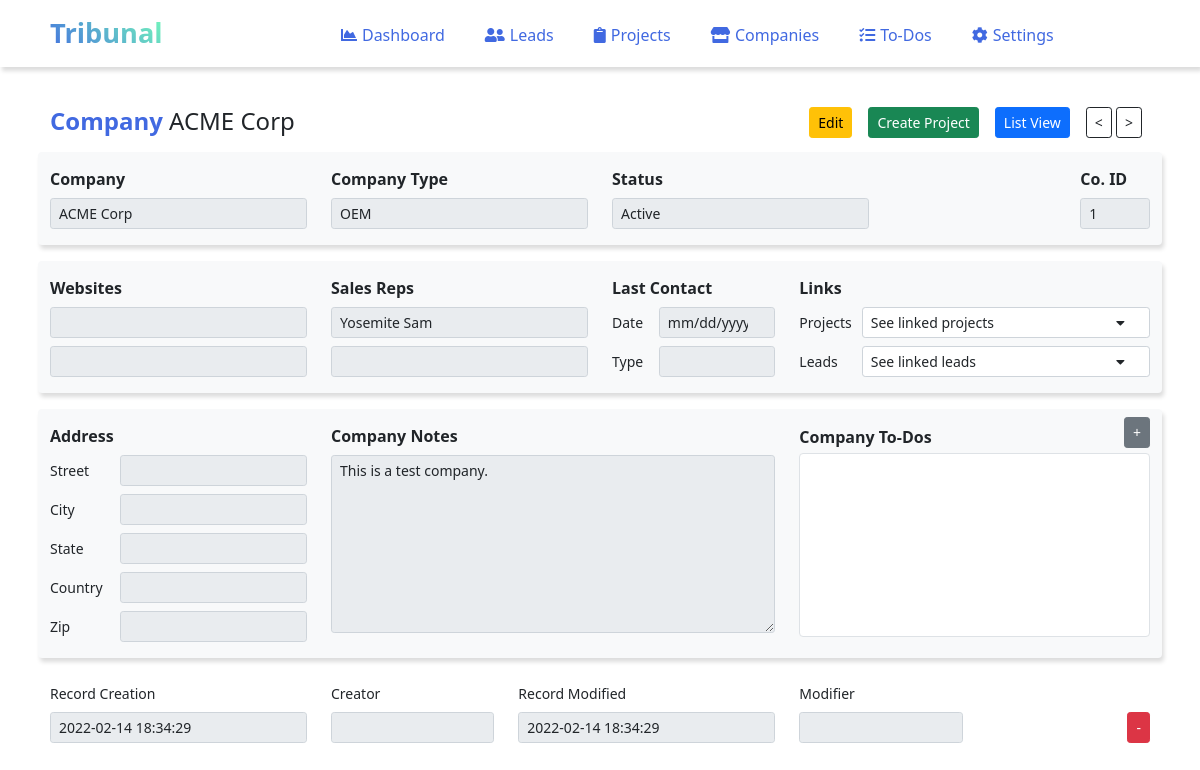
The page /companies.single.php?companyID=1 on the database its author committed.
### tables this page shows
CREATE TABLE `companies` (
  `companyID` int(11) NOT NULL AUTO_INCREMENT,
  `co_name` varchar(255) NOT NULL,
  `co_type` varchar(20),
  `co_status` varchar(15),
  `linkedleads` int(11),
  `rep1` varchar(30),
  `rep2` varchar(30),
  `address_st` varchar(100),
  `address_city` varchar(25),
  `address_state` varchar(25),
  `address_country` varchar(25),
  `address_zip` varchar(15),
  `website1` varchar(50),
  `website2` varchar(50),
  `notes` text,
  `lastcontact_date` date,
  `lastcontact_type` varchar(20),
  `created_at` datetime DEFAULT current_timestamp(),
  `created_by` varchar(50),
  `modified_at` datetime on update current_timestamp() NOT NULL DEFAULT current_timestamp(),
  `modified_by` varchar(50),
  PRIMARY KEY (`companyID`)
);

### inc/autoloader.inc.php (called while the page is built, shortened)
<?php
function myAutoLoader($className){
    $url = $_SERVER['HTTP_HOST'].$_SERVER['REQUEST_URI'];
	if(strpos($url, 'inc') !== false){
		$path = '../classes/';
	} else {
		$path = 'classes/';
	}
	$extension = '.class.php';
}
?>

### classes/Companies.class.php (called while the page is built, shortened)
<?php
class Companies extends Dbh {
    protected function getCompanyEdit(){
        $id = $_GET['companyID'];
        $sql = 'SELECT * FROM companies where companyID = '.$id;
        $stmt = $this->connect()->query($sql);
        $company = $stmt->fetch();
        return $company;
    }
    protected function nextCompany(){
        $sql = "SELECT * FROM companies WHERE companyID > ? ORDER BY companyID LIMIT 1;";
        $stmt = $this->connect()->prepare($sql);
        $stmt->execute([$_GET['companyID']]);
        $next = $stmt->fetch();
        return $next;
    }
    protected function prevCompany(){
        $sql = "SELECT * FROM companies WHERE companyID < ? ORDER BY companyID DESC LIMIT 1;";
        $stmt = $this->connect()->prepare($sql);
        $stmt->execute([$_GET['companyID']]);
        $prev = $stmt->fetch();
        return $prev;
    }
}
?>

### classes/Dbh.class.php (called while the page is built, shortened)
<?php
class Dbh {
  private $host = "localhost";
  private $user = "root";
  private $pwd = "123!@#";
  private $dbName = "tribunal";
  public function connect(){
    try {
      $dsn = 'mysql:host=' . $this->host . ';dbname='. $this->dbName;
      $this->conn = new PDO($dsn, $this->user, $this->pwd);
      $this->conn->setAttribute(PDO::ATTR_DEFAULT_FETCH_MODE, PDO::FETCH_ASSOC);
      $this->conn->setAttribute(PDO::ATTR_ERRMODE, PDO::ERRMODE_EXCEPTION);
      return $this->conn;
    }
    catch(PDOException $e) {
      echo "Connection Error: " . $e->getMessage();
    }
  }
}
?>

### classes/ViewCompanies.class.php (called while the page is built, shortened)
<?php
class ViewCompanies extends Companies {
    public function showCompanyEdit(){
        $company = $this->getCompanyEdit();
        return $company;
    }
    public function nextHigherCompany(){
        $next = $this->nextCompany();
        return $next;
    }
    public function nextLowerCompany(){
        $prev = $this->prevCompany();
        return $prev;
    }
}
?>

### companies.single.php (the view, shortened to what this page needs)
<?php
include 'inc/autoloader.inc.php';
include 'inc/header.inc.php';
include 'inc/nav.inc.php';
$object = new ViewCompanies();
$company = $object->showCompanyEdit();
$object->executeDeleteCompany();
$next = $object->nextHigherCompany();
$prev = $object->nextLowerCompany();
?>
<div class="col-11 mx-auto">
    <br>
    <form method="POST" action="" class="mb-4" id="form">
        <div class="d-flex flex-row mt-3 mb-2">
            <div class="" style="margin:0px 20px 0px 0px;">
                <h4><span style="color:#4169E1; font-weight:bold;">Company </span><?php echo $company['co_name']; ?></h4>
            </div>
            <div class="px-2 ms-auto">
                <a href="<?php echo ROOT_URL; ?>companies.edit.php?companyID=<?php echo $company['companyID']; ?>" class="btn btn-sm btn-warning">Edit</a>
            </div>
            <div class="px-2">
                <a href="projects.new.php?companyID=<?php echo $company['companyID']; ?>" class="btn btn-sm btn-success">Create Project</a>
            </div>
            <div class="px-2">
                <a href="<?php echo ROOT_URL.'companies.php'; ?>" class="btn btn-sm btn-primary">List View</a>
            </div>
            <div class="px-2">
                <a href="<?php echo ROOT_URL; ?>companies.single.php?companyID=<?php echo $prev['companyID']; ?>" class="btn btn-sm btn-outline-dark"><</a>
                <a href="<?php echo ROOT_URL; ?>companies.single.php?companyID=<?php echo $next['companyID']; ?>" class="btn btn-sm btn-outline-dark">></a>
            </div>
        </div>
        <div class="row py-2 mb-3 bg-light rounded" style="box-shadow: 2px 4px 4px #ddd;">
            <div class="col-3">
                <div class="form-group">
                    <label for="co_name" class="col-8 col-form-label"><strong>Company</strong></label>
                    <div class="">
                        <input type="text" name="co_name" class="form-control form-control-sm" value="<?php echo $company['co_name']; ?>" readonly>
                    </div>
                </div>
            </div>
            <div class="col-3">
                <div class="form-group">
                    <label for="co_type" class="col-8 col-form-label"><strong>Company Type</strong></label>
                    <div class="">
                        <input type="text" name="co_type" class="form-control form-control-sm" value="<?php echo $company['co_type']; ?>" readonly>
                    </div>
                </div>
            </div>
            <div class="col-3">
                <div class="form-group">
                    <label for="co_status" class="col-8 col-form-label"><strong>Status</strong></label>
                    <div class="">
                        <input type="text" name="co_status" class="form-control form-control-sm" value="<?php echo $company['co_status']; ?>" readonly>
                    </div>
                </div>
            </div>
            <div class="col-2">
            </div>
            <div class="col-1">
                <div class="form-group" >
                    <label for="companyID" class="col-form-label"><strong>Co. ID</strong></label>
                    <div class="mb-2">
                        <input type="text" name="companyID" class="form-control form-control-sm" value="<?php echo $company['companyID']; ?>" readonly>
                    </div>
                </div>
            </div>
        </div>
        <div class="row py-2 mb-3 bg-light rounded" style="box-shadow: 2px 4px 4px #ddd;">
            <div class="col-3">
                <div class="form-group">
                    <label for="website1" class="col-8 col-form-label"><strong>Websites</strong></label>
                    <div class="mb-2">
                        <input type="text" name="website1" class="form-control form-control-sm" value="<?php echo $company['website1']; ?>" readonly>
                    </div>
                    <div class="">
                        <input type="text" name="website2" class="form-control form-control-sm" value="<?php echo $company['website2']; ?>" readonly>
                    </div>
                </div>
            </div>
            <div class="col-3">
                <div class="form-group">
                    <label for="rep1" class="col-8 col-form-label"><strong>Sales Reps</strong></label>
                    <div class="mb-2">
                        <input type="text" name="rep1" class="form-control form-control-sm" value="<?php echo $company['rep1']; ?>" readonly>
                    </div>
                    <div class="">
                        <input type="text" name="rep2" class="form-control form-control-sm" value="<?php echo $company['rep2']; ?>" readonly>
                    </div>
                </div>
            </div>
            <div class="col-2">
                <div class="form-group">
                    <label for="" class="col-form-label"><strong>Last Contact</strong></label>
                    <div class="row">
                        <label for="lastcontact_date" class="col-3 col-form-label-sm">Date</label>
                        <div class="col-9 mb-2">
                            <input type="date" name="lastcontact_date" class="form-control form-control-sm" value="<?php echo $company['lastcontact_date']; ?>" readonly>
                        </div>
                    </div>
                    <div class="row">
                        <label for="lastcontact_type" class="col-3 col-form-label-sm">Type</label>
                        <div class="col-9">
                            <input type="text" name="lastcontact_type" class="form-control form-control-sm" value="<?php echo $company['lastcontact_type']; ?>" readonly>
                        </div>
                    </div>
                </div>
            </div>
            <div class="col-4">
                <div class="form-group">
                    <label for="" class="col-form-label"><strong>Links</strong></label>
                    <div class="row">
                        <label for="" class="col-2 col-form-label-sm">Projects</label>
                        <div class="col-10 mb-2 dropdown">
                            <div class="form-control form-control-sm">
                                <div class="row">
                                    <div class="col-10">See linked projects</div>
                                    <div class="col-2 ms-auto pe-2"><i class="fa fa-caret-down"></i></div>
                                </div>
                            </div>
                        </div>
                    </div>
                    <div class="row">
                        <label for="" class="col-2 col-form-label-sm">Leads</label>
                        <div class="col-10 mb-2 dropdown">
                            <div class="form-control form-control-sm">
                                <div class="row">
                                    <div class="col-10">See linked leads</div>
                                    <div class="col-2 ms-auto pe-2"><i class="fa fa-caret-down"></i></div>
                                </div>
                            </div>
                        </div>
                    </div>
                </div>
            </div>
        </div>
        <div class="row py-2 mb-3 bg-light rounded" style="box-shadow: 2px 4px 4px #ddd;">
            <div class="col-3">
                <label for="" class="col-form-label"><strong>Address</strong></label>
                <div class="form-group row mb-2">
                    <label for="address_st" class="col-3 col-form-label-sm">Street</label>
                    <div class="col-9">
                        <input type="text" name="address_st" class="form-control form-control-sm" value="<?php echo $company['address_st']; ?>" readonly>
                    </div>
                </div>
                <div class="form-group row mb-2">
                    <label for="address_city" class="col-3 col-form-label-sm">City</label>
                    <div class="col-9">
                        <input type="text" name="address_city" class="form-control form-control-sm" value="<?php echo $company['address_city']; ?>" readonly>
                    </div>
                </div>
                <div class="form-group row mb-2">
                    <label for="address_state" class="col-3 col-form-label-sm">State</label>
                    <div class="col-9">
                        <input type="text" name="address_state" class="form-control form-control-sm" value="<?php echo $company['address_state']; ?>" readonly>
                    </div>
                </div>
                <div class="form-group row mb-2">
                    <label for="address_country" class="col-3 col-form-label-sm">Country</label>
                    <div class="col-9">
                        <input type="text" name="address_country" class="form-control form-control-sm" value="<?php echo $company['address_country']; ?>" readonly>
                    </div>
                </div>
                <div class="form-group row">
                    <label for="address_zip" class="col-3 col-form-label-sm">Zip</label>
                    <div class="col-9 mb-2">
                        <input type="text" name="address_zip" class="form-control form-control-sm" value="<?php echo $company['address_zip']; ?>" readonly>
                    </div>
                </div>
            </div>
            <div class="col-5">
                <div class="form-group">
                    <label for="notes" class="col-form-label"><strong>Company Notes</strong></label>
                    <div class="">
                        <textarea readonly name="notes" class="form-control form-control-sm" rows="8" ><?php echo $company['notes']; ?></textarea>
                    </div>
                </div>
            </div>
            <div class="col-4">
                <div class="row mb-1">
                    <div class="col-10">
                        <label class="pt-2"><strong>Company To-Dos</strong></label>
                    </div>
                    <div class="col-2 text-end">
                        <a href="todos.new.php?<?php echo "companyID=".$company['companyID']."&rep1=".$company['rep1']."&rep2=".$company['rep2']."&todo=Company"; ?>" class="btn btn-sm btn-secondary">+</a>
                    </div>
                </div>
                <div class="h-100 w-100 d-inline-block bg-white border rounded" style="overflow-y:scroll; overflow-x: hidden; max-height:11.5em;">
                    <div class="px-2 py-1">
                    </div>
                </div>
            </div>
        </div>
        <div class="row mb-4">
            <div class="col-3">
                <div class="form-group">
                    <label for="created_at" class="col-form-label"><small>Record Creation</small></label>
                    <div>
                        <input type="text" name="created_at" class="form-control form-control-sm" value="<?php echo $company['created_at']; ?>" readonly>
                    </div>
                </div>
            </div>
            <div class="col-2">
                <div class="form-group">
                    <label for="created_by" class="col-form-label"><small>Creator</small></label>
                    <div>
                        <input type="text" name="created_by" class="form-control form-control-sm" value="<?php echo $company['created_by']; ?>" readonly>
                    </div>
                </div>
            </div>
            <div class="col-3">
                <div class="form-group">
                    <label for="modified_at" class="col-form-label"><small>Record Modified</small></label>
                    <div>
                        <input type="text" name="modified_at" class="form-control form-control-sm" value="<?php echo $company['modified_at']; ?>" readonly>
                    </div>
                </div>
            </div>
            <div class="col-2">
                <div class="form-group">
                    <label for="modified_by" class="col-form-label"><small>Modifier</small></label>
                    <div>
                        <input type="text" name="modified_by" class="form-control form-control-sm" value="<?php echo $company['modified_by']; ?>" readonly>
                    </div>
                </div>
            </div>
            <div class="col-2">
                <div class="form-group text-end">
                    <label for="delete" class="col-form-label"><small>&nbsp;</small></label>
                    <div>
                        <button type="button" class="btn btn-sm btn-danger" data-bs-toggle="modal" data-bs-target="#deleteModal">-</button>
                    </div>
                </div>
            </div>
        </div>
    </form>
</div>
<?php include 'inc/footer.inc.php'; ?>

### styles/style.css (style rules this page uses)
.dropdown { position: relative; display: inline-block; }

### rows shown on the page
companies: co_name "ACME Corp", co_type "OEM", co_status "Active", companyID "1", rep1 "Yosemite Sam", notes "This is a test company.", created_at "2022-02-14 18:34:29", modified_at "2022-02-14 18:34:29"
